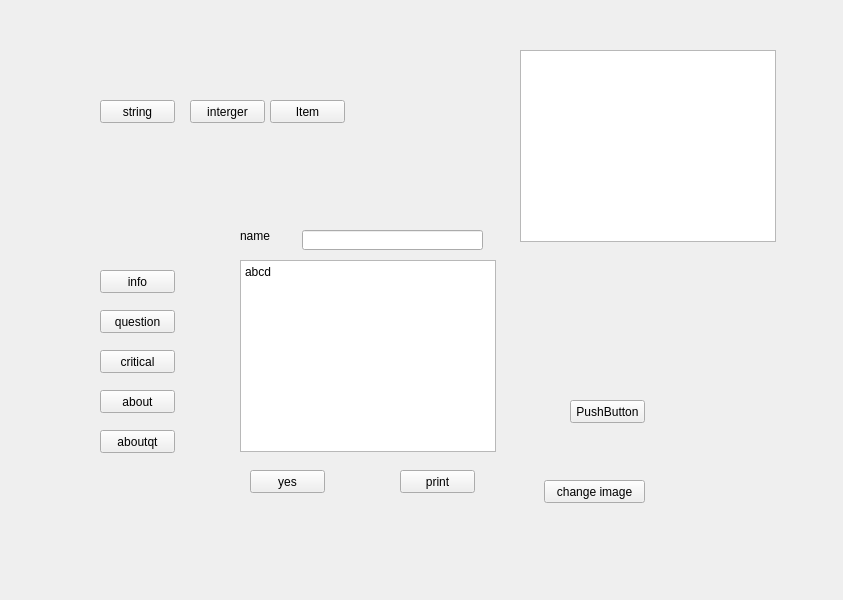
<?xml version="1.0" encoding="UTF-8"?>
<ui version="4.0">
 <class>MainWindow</class>
 <widget class="QMainWindow" name="MainWindow">
  <property name="geometry">
   <rect>
    <x>0</x>
    <y>0</y>
    <width>843</width>
    <height>600</height>
   </rect>
  </property>
  <property name="windowTitle">
   <string>MainWindow</string>
  </property>
  <widget class="QWidget" name="centralWidget">
   <widget class="QTextBrowser" name="textBrowser">
    <property name="geometry">
     <rect>
      <x>240</x>
      <y>260</y>
      <width>256</width>
      <height>192</height>
     </rect>
    </property>
    <property name="html">
     <string>&lt;!DOCTYPE HTML PUBLIC &quot;-//W3C//DTD HTML 4.0//EN&quot; &quot;http://www.w3.org/TR/REC-html40/strict.dtd&quot;&gt;
&lt;html&gt;&lt;head&gt;&lt;meta name=&quot;qrichtext&quot; content=&quot;1&quot; /&gt;&lt;style type=&quot;text/css&quot;&gt;
p, li { white-space: pre-wrap; }
&lt;/style&gt;&lt;/head&gt;&lt;body style=&quot; font-family:'SimSun'; font-size:9pt; font-weight:400; font-style:normal;&quot;&gt;
&lt;p style=&quot; margin-top:0px; margin-bottom:0px; margin-left:0px; margin-right:0px; -qt-block-indent:0; text-indent:0px;&quot;&gt;abcd&lt;/p&gt;
&lt;p style=&quot;-qt-paragraph-type:empty; margin-top:0px; margin-bottom:0px; margin-left:0px; margin-right:0px; -qt-block-indent:0; text-indent:0px;&quot;&gt;&lt;br /&gt;&lt;/p&gt;&lt;/body&gt;&lt;/html&gt;</string>
    </property>
   </widget>
   <widget class="QLabel" name="label">
    <property name="geometry">
     <rect>
      <x>240</x>
      <y>230</y>
      <width>54</width>
      <height>12</height>
     </rect>
    </property>
    <property name="text">
     <string>name</string>
    </property>
   </widget>
   <widget class="QLineEdit" name="lineEdit">
    <property name="geometry">
     <rect>
      <x>302</x>
      <y>230</y>
      <width>181</width>
      <height>20</height>
     </rect>
    </property>
   </widget>
   <widget class="QPushButton" name="pushButton">
    <property name="geometry">
     <rect>
      <x>250</x>
      <y>470</y>
      <width>75</width>
      <height>23</height>
     </rect>
    </property>
    <property name="text">
     <string>yes</string>
    </property>
   </widget>
   <widget class="QPushButton" name="pushButton_2">
    <property name="geometry">
     <rect>
      <x>400</x>
      <y>470</y>
      <width>75</width>
      <height>23</height>
     </rect>
    </property>
    <property name="text">
     <string>print</string>
    </property>
   </widget>
   <widget class="QPushButton" name="pushButton_3">
    <property name="geometry">
     <rect>
      <x>100</x>
      <y>270</y>
      <width>75</width>
      <height>23</height>
     </rect>
    </property>
    <property name="text">
     <string>info</string>
    </property>
   </widget>
   <widget class="QPushButton" name="pushButton_4">
    <property name="geometry">
     <rect>
      <x>100</x>
      <y>310</y>
      <width>75</width>
      <height>23</height>
     </rect>
    </property>
    <property name="text">
     <string>question</string>
    </property>
   </widget>
   <widget class="QPushButton" name="pushButton_5">
    <property name="geometry">
     <rect>
      <x>100</x>
      <y>350</y>
      <width>75</width>
      <height>23</height>
     </rect>
    </property>
    <property name="text">
     <string>critical</string>
    </property>
   </widget>
   <widget class="QPushButton" name="pushButton_6">
    <property name="geometry">
     <rect>
      <x>100</x>
      <y>390</y>
      <width>75</width>
      <height>23</height>
     </rect>
    </property>
    <property name="text">
     <string>about</string>
    </property>
   </widget>
   <widget class="QPushButton" name="pushButton_7">
    <property name="geometry">
     <rect>
      <x>100</x>
      <y>430</y>
      <width>75</width>
      <height>23</height>
     </rect>
    </property>
    <property name="text">
     <string>aboutqt</string>
    </property>
   </widget>
   <widget class="QPushButton" name="pushButton_8">
    <property name="geometry">
     <rect>
      <x>100</x>
      <y>100</y>
      <width>75</width>
      <height>23</height>
     </rect>
    </property>
    <property name="text">
     <string>string</string>
    </property>
   </widget>
   <widget class="QPushButton" name="pushButton_9">
    <property name="geometry">
     <rect>
      <x>190</x>
      <y>100</y>
      <width>75</width>
      <height>23</height>
     </rect>
    </property>
    <property name="text">
     <string>interger</string>
    </property>
   </widget>
   <widget class="QPushButton" name="pushButton_10">
    <property name="geometry">
     <rect>
      <x>270</x>
      <y>100</y>
      <width>75</width>
      <height>23</height>
     </rect>
    </property>
    <property name="text">
     <string>Item</string>
    </property>
   </widget>
   <widget class="QPushButton" name="pushButton_11">
    <property name="geometry">
     <rect>
      <x>570</x>
      <y>400</y>
      <width>75</width>
      <height>23</height>
     </rect>
    </property>
    <property name="text">
     <string>PushButton</string>
    </property>
   </widget>
   <widget class="QGraphicsView" name="graphicsView">
    <property name="geometry">
     <rect>
      <x>520</x>
      <y>50</y>
      <width>256</width>
      <height>192</height>
     </rect>
    </property>
    <property name="styleSheet">
     <string notr="true">border-image: url(:/test/out.jpg);</string>
    </property>
   </widget>
   <widget class="QPushButton" name="pushButton_12">
    <property name="geometry">
     <rect>
      <x>544</x>
      <y>480</y>
      <width>101</width>
      <height>23</height>
     </rect>
    </property>
    <property name="text">
     <string>change image</string>
    </property>
   </widget>
  </widget>
 </widget>
 <resources>
  <include location="image.qrc"/>
 </resources>
 <connections/>
</ui>
